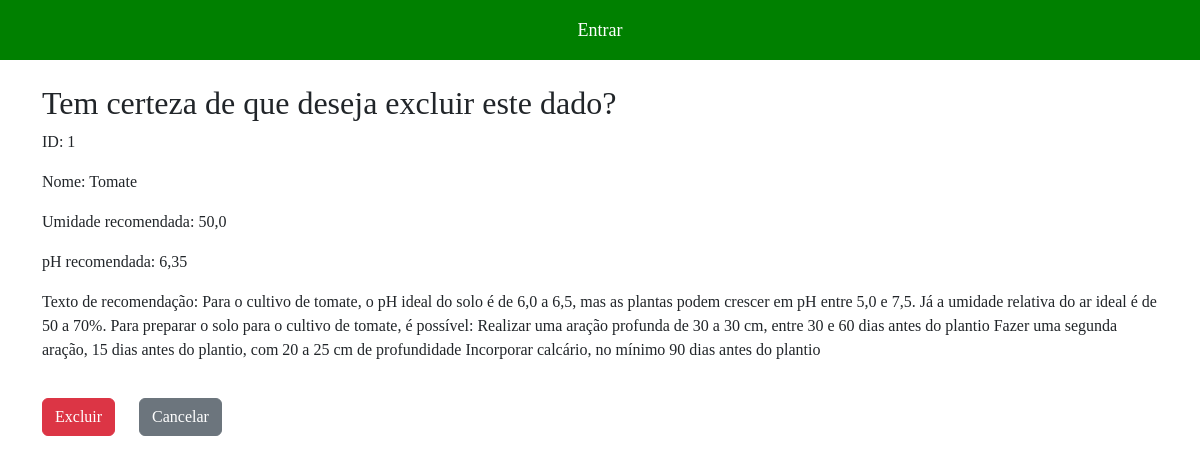
The app's page /excluir_cultivo/1/ with its own data.
### app_fazenda/models.py (models this page shows)
class Cultivo(models.Model):
    id = models.AutoField(primary_key=True)
    nome = models.CharField(max_length=255)
    umidade_recomendado = models.FloatField()
    ph_recomendado = models.FloatField()
    texto_recomendacao = models.TextField(max_length=1200, null=True)
    imagem = models.CharField(max_length=1000, blank=True, null=True)

### app_fazenda/views.py (the view)
# urls.py: path('excluir_cultivo/<int:pk>/', views.CultivoDeleteView.as_view(), name='excluir_cultivo'),
class CultivoDeleteView(DeleteView):
    model = Cultivo
    template_name = 'cultivo/excluir.html'
    success_url = reverse_lazy('listar_cultivos')

### app_fazenda/templates/cultivo/excluir.html (shortened to what this page needs)
{% extends 'base.html' %}
{% block content %}
  <h2>Tem certeza de que deseja excluir este dado?</h2>
  <p>ID: {{ object.pk }}</p>
  <p>Nome: {{ object.nome }}</p>
  <p>Umidade recomendada: {{ object.umidade_recomendado }}</p>
  <p>pH recomendada: {{ object.ph_recomendado }}</p>
  <p>Texto de recomendação: {{ object.texto_recomendacao }}</p>
  <form method="POST">
      <button type="submit" class="btn btn-danger">Excluir</button>
      <a href="{% url 'listar_cultivos' %}" class="btn btn-secondary">Cancelar</a>
  </form>
{% endblock %}

### static/css/styles_cadastro.css (style rules this page uses)
* { padding: 0; margin: 0; }
body, html { height: 100%; margin: 0; display: flex; flex-direction: column; font-family: 'Arvo', serif; }
a { text-decoration: none; margin: 20px; color: white; font-size: 18px; }

### records on screen
Cultivo: pk "1", nome "Tomate", umidade_recomendado "50,0", ph_recomendado "6,35", texto_recomendacao "Para o cultivo de tomate, o pH ideal do solo é de 6,0 a 6,5, mas as plantas podem crescer em pH entre 5,0 e 7,5. Já a umidade relativa do ar ideal é de 50 a 70%. Para preparar o solo para o cultivo de tomate, é possível: Realizar uma aração profunda de 30 a 30 cm, entre 30 e 60 dias antes do plantio Fazer uma segunda aração, 15 dias antes do plantio, com 20 a 25 cm de profundidade Incorporar calcário, no mínimo 90 dias antes do plantio"
